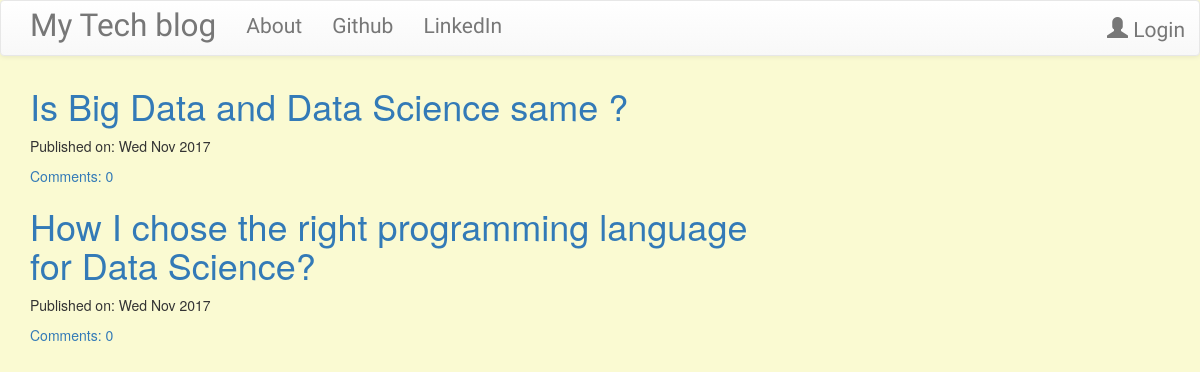
The page / on the database its author committed.
### blog/models.py (models this page shows, shortened)
class Post(models.Model):
    author = models.ForeignKey('auth.User')
    title = models.CharField(max_length=200)
    text = models.TextField()
    created_date = models.DateTimeField(default=timezone.now)
    published_date = models.DateTimeField(blank=True, null=True)
    def approve_comments(self):
        return self.comments.filter(approved_comment=True)

### blog/views.py (the view)
# urls.py: url(r'^$',views.PostListView.as_view(),name='post_list'),
class PostListView(ListView):
    model = Post
    def get_queryset(self):
        return Post.objects.filter(published_date__lte=timezone.now()).order_by('-published_date')

### blog/templates/blog/post_list.html
{% extends 'blog/base.html' %}
{% block content %}
<div class="centerstage">
    {% for post in post_list %}
        <div class="post">
            <h1><a href="{% url 'post_detail' pk=post.pk %}">{{ post.title }}</a></h1>
            <div class="date">
                <p>Published on: {{ post.published_date|date:"D M Y"}}</p>
            </div>
            <a href="{% url 'post_detail' pk=post.pk %}">Comments: {{ post.approve_comments.count }}</a>
        </div>
    {% endfor %}
</div>
{% endblock %}

### blog/templates/blog/base.html (shortened to what this page needs)
<!DOCTYPE html>
{% load staticfiles %}
<html>
    <head>
        <link rel="stylesheet" href="https://maxcdn.bootstrapcdn.com/bootstrap/3.3.7/css/bootstrap.min.css">
        <link rel="stylesheet" href="https://maxcdn.bootstrapcdn.com/bootstrap/3.3.7/css/bootstrap-theme.min.css">
        <link rel="stylesheet" href="//cdn.jsdelivr.net/medium-editor/latest/css/medium-editor.min.css" type="text/css" media="screen" charset="utf-8">
        <link rel="stylesheet" href="{% static 'css/blog.css' %}">
<body class='loader'>
  <nav class="navbar navbar-default techfont custom-navbar">
    <div class="container">
      <ul class="nav navbar-nav">
        <li><a class='navbar-brand bigbrand' href="{% url 'post_list' %}">My Tech blog</a></li>
        <li><a href="{% url 'about'%}">About</a></li>
        <li><a href="https://github.com/Atif8Ted">Github</a></li>
        <li><a href="https://www.linkedin.com/in/atifimam/">LinkedIn</a></li>
      </ul>
      <ul class="nav navbar-nav navbar-right">
        {% if user.is_authenticated %}
        <li>
          <a href="{% url 'post_new' %}" >New Post</a>
        </li>
        <li>
          <a href="{% url 'post_draft_list' %}">Drafts</a>
        </li>
        <li>
          <a href="{% url 'logout' %}" >Log out</a>
        </li>
        <li>
          <a >Welcome: {{ user.username }}</a>
        </li>
          {% else %}
          <li><a class='nav navbar-right' href="{% url 'login' %}" ><span class="glyphicon glyphicon-user"></span> Login</a></li>
        {% endif %}
      </ul>
  </div>
</nav>
        <div class="content container">
            <div class="row">
                <div class="col-md-8">
                  <div class="blog_posts">
                    {% block content %}
                    {% endblock %}
                  </div>
                </div>
            </div>
        </div>
</body>
</html>

### blog/static/css/blog.css (style rules this page uses)
.techfont { font-family: 'Russo One', sans-serif; font-size: 1.5em; margin-bottom: 10px; }
.centerstage { margin-left: auto; margin-right: auto; }
.bigbrand { font-size: 1.5em; }
.loader { filter: hue-rotate(0deg); color: linear-gradient(45deg, #0f8, #08f); animation: hue 5000ms infinite linear; }
body { background: lightgoldenrodyellow; }

### rows shown on the page
Post: title "Is Big Data and Data Science same ?", published_date "Wed Nov 2017", approve_comments.count "0"
Post: title "How I chose the right programming language for Data Science?", published_date "Wed Nov 2017", approve_comments.count "0"
